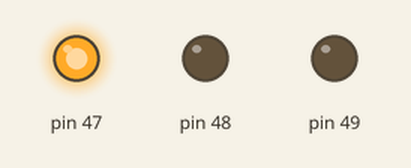
A sketch run on a simulated Arduino Mega 2560, built with avr-gcc and run on an emulated ATmega2560. Parts: output pins drawn as LEDs (lit = HIGH).

Above: at 0.16 s.
At 1.49 s:
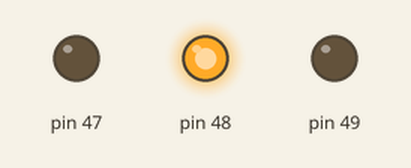
At 2.83 s:
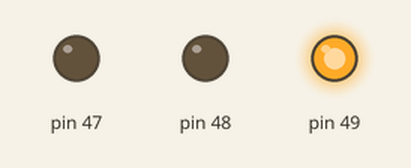
Timing chart, 0 to 3.1 s (numbered marks = the images above):
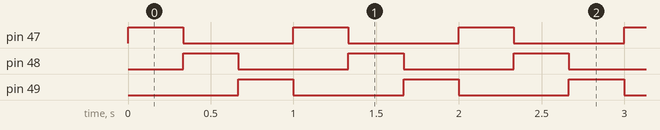

Measured:
- by itself, pin 47–49: alternates HIGH for 0.33 s and LOW for 0.67 s
- by itself, everything shown: repeats every 1.0 s, in 3 steps

The sketch:

PART_1_4.ino
```cpp
/*
*University of Washington
*ECE 474,  7/10/23
*Jason Bentley
*
*Lab 2 - Part 1.4
*
*Acknowledgments: N/A
*/

void setup() {

  DDRL |= (1 << PORTL2); //initialize pin 47
  DDRL |= (1 << PORTL1); //initialize pin 48
  DDRL |= (1 << PORTL0); //initialize pin 49

}

void loop() {

  PORTL &= ~(1 << PORTL0); //turn off pin 49
  PORTL |=  (1 << PORTL2); // turn on pin 47
  delay(333);
  PORTL &= ~(1 << PORTL2); // turn off pin 47
  PORTL |=  (1 << PORTL1); //turnb on pin 48
  delay(333);
  PORTL &= ~(1 << PORTL1); //turn off pin 48
  PORTL |=  (1 << PORTL0); //turn on pin 49
  delay(333);

}
```
